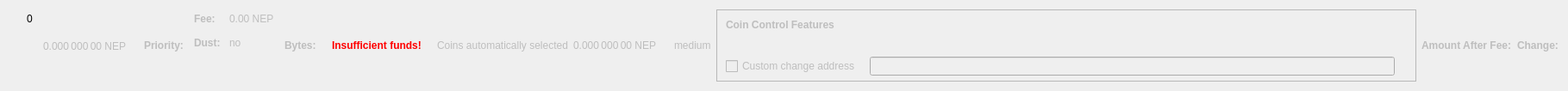
    <widget class="QWidget" name="dummyHideWidget" native="true">
     <property name="maximumSize">
      <size>
       <width>100</width>
       <height>22</height>
      </size>
     </property>
     <layout class="QHBoxLayout" name="dummyHideLayout">
      <item>
       <layout class="QFormLayout" name="formLayoutCoinControl1">
        <property name="horizontalSpacing">
         <number>10</number>
        </property>
        <property name="verticalSpacing">
         <number>14</number>
        </property>
        <property name="leftMargin">
         <number>10</number>
        </property>
        <property name="topMargin">
         <number>4</number>
        </property>
        <property name="rightMargin">
         <number>6</number>
        </property>
        <item row="0" column="1">
         <widget class="QLabel" name="labelCoinControlBytes">
          <property name="cursor">
           <cursorShape>IBeamCursor</cursorShape>
          </property>
          <property name="contextMenuPolicy">
           <enum>Qt::ActionsContextMenu</enum>
          </property>
          <property name="text">
           <string notr="true">0</string>
          </property>
          <property name="textInteractionFlags">
           <set>Qt::LinksAccessibleByMouse|Qt::TextSelectableByKeyboard|Qt::TextSelectableByMouse</set>
          </property>
         </widget>
        </item>
       </layout>
      </item>
      <item>
       <widget class="QLabel" name="labelCoinControlAfterFee">
        <property name="enabled">
         <bool>false</bool>
        </property>
        <property name="sizePolicy">
         <sizepolicy hsizetype="Fixed" vsizetype="Fixed">
          <horstretch>0</horstretch>
          <verstretch>0</verstretch>
         </sizepolicy>
        </property>
        <property name="minimumSize">
         <size>
          <width>111</width>
          <height>12</height>
         </size>
        </property>
        <property name="maximumSize">
         <size>
          <width>111</width>
          <height>12</height>
         </size>
        </property>
        <property name="cursor">
         <cursorShape>IBeamCursor</cursorShape>
        </property>
        <property name="contextMenuPolicy">
         <enum>Qt::ActionsContextMenu</enum>
        </property>
        <property name="text">
         <string notr="true">0.000 000 00 NEP</string>
        </property>
        <property name="textInteractionFlags">
         <set>Qt::LinksAccessibleByMouse|Qt::TextSelectableByKeyboard|Qt::TextSelectableByMouse</set>
        </property>
       </widget>
      </item>
      <item>
       <widget class="QLabel" name="labelCoinControlPriorityText">
        <property name="enabled">
         <bool>false</bool>
        </property>
        <property name="font">
         <font>
          <weight>75</weight>
          <bold>true</bold>
         </font>
        </property>
        <property name="text">
         <string>Priority:</string>
        </property>
       </widget>
      </item>
      <item>
       <layout class="QHBoxLayout" name="horizontalLayout"/>
      </item>
      <item>
       <layout class="QFormLayout" name="formLayoutCoinControl3">
        <property name="horizontalSpacing">
         <number>10</number>
        </property>
        <property name="verticalSpacing">
         <number>14</number>
        </property>
        <property name="leftMargin">
         <number>6</number>
        </property>
        <property name="topMargin">
         <number>4</number>
        </property>
        <property name="rightMargin">
         <number>6</number>
        </property>
        <item row="0" column="0">
         <widget class="QLabel" name="labelCoinControlFeeText">
          <property name="enabled">
           <bool>false</bool>
          </property>
          <property name="font">
           <font>
            <weight>75</weight>
            <bold>true</bold>
           </font>
          </property>
          <property name="text">
           <string>Fee:</string>
          </property>
          <property name="margin">
           <number>0</number>
          </property>
         </widget>
        </item>
        <item row="0" column="1">
         <widget class="QLabel" name="labelCoinControlFee">
          <property name="enabled">
           <bool>false</bool>
          </property>
          <property name="cursor">
           <cursorShape>IBeamCursor</cursorShape>
          </property>
          <property name="contextMenuPolicy">
           <enum>Qt::ActionsContextMenu</enum>
          </property>
          <property name="text">
           <string notr="true">0.00 NEP</string>
          </property>
          <property name="textInteractionFlags">
           <set>Qt::LinksAccessibleByMouse|Qt::TextSelectableByKeyboard|Qt::TextSelectableByMouse</set>
          </property>
         </widget>
        </item>
        <item row="1" column="0">
         <widget class="QLabel" name="labelCoinControlLowOutputText">
          <property name="enabled">
           <bool>false</bool>
          </property>
          <property name="font">
           <font>
            <weight>75</weight>
            <bold>true</bold>
           </font>
          </property>
          <property name="text">
           <string>Dust:</string>
          </property>
         </widget>
        </item>
        <item row="1" column="1">
         <widget class="QLabel" name="labelCoinControlLowOutput">
          <property name="enabled">
           <bool>false</bool>
          </property>
          <property name="cursor">
           <cursorShape>IBeamCursor</cursorShape>
          </property>
          <property name="contextMenuPolicy">
           <enum>Qt::ActionsContextMenu</enum>
          </property>
          <property name="text">
           <string>no</string>
          </property>
          <property name="textInteractionFlags">
           <set>Qt::LinksAccessibleByMouse|Qt::TextSelectableByKeyboard|Qt::TextSelectableByMouse</set>
          </property>
         </widget>
        </item>
       </layout>
      </item>
      <item>
       <widget class="QLabel" name="labelCoinControlBytesText">
        <property name="enabled">
         <bool>false</bool>
        </property>
        <property name="font">
         <font>
          <weight>75</weight>
          <bold>true</bold>
         </font>
        </property>
        <property name="text">
         <string>Bytes:</string>
        </property>
       </widget>
      </item>
      <item>
       <layout class="QFormLayout" name="formLayoutCoinControl2">
        <property name="horizontalSpacing">
         <number>10</number>
        </property>
        <property name="verticalSpacing">
         <number>14</number>
        </property>
        <property name="leftMargin">
         <number>6</number>
        </property>
        <property name="topMargin">
         <number>4</number>
        </property>
        <property name="rightMargin">
         <number>6</number>
        </property>
       </layout>
      </item>
      <item>
       <layout class="QHBoxLayout" name="horizontalLayoutCoinControl2">
        <property name="spacing">
         <number>8</number>
        </property>
        <property name="bottomMargin">
         <number>10</number>
        </property>
       </layout>
      </item>
      <item>
       <widget class="QLabel" name="labelCoinControlInsuffFunds">
        <property name="enabled">
         <bool>false</bool>
        </property>
        <property name="minimumSize">
         <size>
          <width>0</width>
          <height>0</height>
         </size>
        </property>
        <property name="font">
         <font>
          <weight>75</weight>
          <bold>true</bold>
         </font>
        </property>
        <property name="styleSheet">
         <string notr="true">color:red;font-weight:bold;</string>
        </property>
        <property name="text">
         <string>Insufficient funds!</string>
        </property>
        <property name="margin">
         <number>5</number>
        </property>
       </widget>
      </item>
      <item>
       <layout class="QFormLayout" name="formLayoutCoinControl4">
        <property name="horizontalSpacing">
         <number>10</number>
        </property>
        <property name="verticalSpacing">
         <number>14</number>
        </property>
        <property name="leftMargin">
         <number>6</number>
        </property>
        <property name="topMargin">
         <number>4</number>
        </property>
        <property name="rightMargin">
         <number>6</number>
        </property>
       </layout>
      </item>
      <item>
       <widget class="QLabel" name="labelCoinControlAutomaticallySelected">
        <property name="enabled">
         <bool>false</bool>
        </property>
        <property name="sizePolicy">
         <sizepolicy hsizetype="Fixed" vsizetype="Fixed">
          <horstretch>0</horstretch>
          <verstretch>0</verstretch>
         </sizepolicy>
        </property>
        <property name="minimumSize">
         <size>
          <width>0</width>
          <height>0</height>
         </size>
        </property>
        <property name="maximumSize">
         <size>
          <width>240</width>
          <height>16777215</height>
         </size>
        </property>
        <property name="text">
         <string>Coins automatically selected</string>
        </property>
        <property name="margin">
         <number>5</number>
        </property>
       </widget>
      </item>
      <item>
       <widget class="QLabel" name="labelCoinControlChange">
        <property name="enabled">
         <bool>false</bool>
        </property>
        <property name="sizePolicy">
         <sizepolicy hsizetype="Fixed" vsizetype="Fixed">
          <horstretch>0</horstretch>
          <verstretch>0</verstretch>
         </sizepolicy>
        </property>
        <property name="minimumSize">
         <size>
          <width>111</width>
          <height>0</height>
         </size>
        </property>
        <property name="maximumSize">
         <size>
          <width>111</width>
          <height>16777215</height>
         </size>
        </property>
        <property name="cursor">
         <cursorShape>IBeamCursor</cursorShape>
        </property>
        <property name="contextMenuPolicy">
         <enum>Qt::ActionsContextMenu</enum>
        </property>
        <property name="text">
         <string notr="true">0.000 000 00 NEP</string>
        </property>
        <property name="textInteractionFlags">
         <set>Qt::LinksAccessibleByMouse|Qt::TextSelectableByKeyboard|Qt::TextSelectableByMouse</set>
        </property>
       </widget>
      </item>
      <item>
       <widget class="QLabel" name="labelCoinControlPriority">
        <property name="enabled">
         <bool>false</bool>
        </property>
        <property name="cursor">
         <cursorShape>IBeamCursor</cursorShape>
        </property>
        <property name="contextMenuPolicy">
         <enum>Qt::ActionsContextMenu</enum>
        </property>
        <property name="text">
         <string>medium</string>
        </property>
        <property name="textInteractionFlags">
         <set>Qt::LinksAccessibleByMouse|Qt::TextSelectableByKeyboard|Qt::TextSelectableByMouse</set>
        </property>
       </widget>
      </item>
      <item>
       <widget class="QFrame" name="frameCoinControl">
        <property name="sizePolicy">
         <sizepolicy hsizetype="Expanding" vsizetype="Expanding">
          <horstretch>0</horstretch>
          <verstretch>0</verstretch>
         </sizepolicy>
        </property>
        <property name="maximumSize">
         <size>
          <width>16777215</width>
          <height>16777215</height>
         </size>
        </property>
        <property name="frameShape">
         <enum>QFrame::StyledPanel</enum>
        </property>
        <property name="frameShadow">
         <enum>QFrame::Sunken</enum>
        </property>
        <layout class="QVBoxLayout" name="verticalLayoutCoinControl2_2">
         <property name="spacing">
          <number>0</number>
         </property>
         <property name="leftMargin">
          <number>0</number>
         </property>
         <property name="topMargin">
          <number>0</number>
         </property>
         <property name="rightMargin">
          <number>0</number>
         </property>
         <property name="bottomMargin">
          <number>6</number>
         </property>
         <item>
          <layout class="QVBoxLayout" name="verticalLayoutCoinControl" stretch="0,0,0,1">
           <property name="spacing">
            <number>0</number>
           </property>
           <property name="leftMargin">
            <number>10</number>
           </property>
           <property name="topMargin">
            <number>10</number>
           </property>
           <item>
            <layout class="QHBoxLayout" name="horizontalLayoutCoinControl1">
             <property name="bottomMargin">
              <number>15</number>
             </property>
             <item>
              <widget class="QLabel" name="labelCoinControlFeatures">
               <property name="enabled">
                <bool>false</bool>
               </property>
               <property name="sizePolicy">
                <sizepolicy hsizetype="Preferred" vsizetype="Maximum">
                 <horstretch>0</horstretch>
                 <verstretch>0</verstretch>
                </sizepolicy>
               </property>
               <property name="font">
                <font>
                 <weight>75</weight>
                 <bold>true</bold>
                </font>
               </property>
               <property name="styleSheet">
                <string notr="true">font-weight:bold;</string>
               </property>
               <property name="text">
                <string>Coin Control Features</string>
               </property>
              </widget>
             </item>
            </layout>
           </item>
           <item>
            <widget class="QWidget" name="widgetCoinControl" native="true">
             <property name="sizePolicy">
              <sizepolicy hsizetype="Preferred" vsizetype="Preferred">
               <horstretch>0</horstretch>
               <verstretch>0</verstretch>
              </sizepolicy>
             </property>
             <property name="minimumSize">
              <size>
               <width>0</width>
               <height>0</height>
              </size>
             </property>
             <property name="styleSheet">
              <string notr="true"/>
             </property>
             <layout class="QHBoxLayout" name="horizontalLayoutCoinControl5_2">
              <property name="leftMargin">
               <number>0</number>
              </property>
              <property name="topMargin">
               <number>0</number>
              </property>
              <property name="rightMargin">
               <number>0</number>
              </property>
              <property name="bottomMargin">
               <number>0</number>
              </property>
              <item>
               <layout class="QHBoxLayout" name="horizontalLayoutCoinControl3">
                <property name="spacing">
                 <number>20</number>
                </property>
                <property name="topMargin">
                 <number>0</number>
                </property>
                <property name="bottomMargin">
                 <number>10</number>
                </property>
               </layout>
              </item>
             </layout>
            </widget>
           </item>
           <item>
            <layout class="QHBoxLayout" name="horizontalLayoutCoinControl4" stretch="0,0,0">
             <property name="spacing">
              <number>12</number>
             </property>
             <property name="sizeConstraint">
              <enum>QLayout::SetDefaultConstraint</enum>
             </property>
             <property name="topMargin">
              <number>5</number>
             </property>
             <property name="rightMargin">
              <number>5</number>
             </property>
             <item>
              <widget class="QCheckBox" name="checkBoxCoinControlChange">
               <property name="enabled">
                <bool>false</bool>
               </property>
               <property name="toolTip">
                <string>If this is activated, but the change address is empty or invalid, change will be sent to a newly generated address.</string>
               </property>
               <property name="text">
                <string>Custom change address</string>
               </property>
              </widget>
             </item>
             <item>
              <widget class="QValidatedLineEdit" name="lineEditCoinControlChange">
               <property name="enabled">
                <bool>false</bool>
               </property>
               <property name="sizePolicy">
                <sizepolicy hsizetype="Expanding" vsizetype="Fixed">
                 <horstretch>0</horstretch>
                 <verstretch>0</verstretch>
                </sizepolicy>
               </property>
              </widget>
             </item>
             <item>
              <widget class="QLabel" name="labelCoinControlChangeLabel_2">
               <property name="sizePolicy">
                <sizepolicy hsizetype="Preferred" vsizetype="Expanding">
                 <horstretch>0</horstretch>
                 <verstretch>0</verstretch>
                </sizepolicy>
               </property>
               <property name="minimumSize">
                <size>
                 <width>0</width>
                 <height>0</height>
                </size>
               </property>
               <property name="text">
                <string/>
               </property>
               <property name="margin">
                <number>3</number>
               </property>
              </widget>
             </item>
            </layout>
           </item>
           <item>
            <spacer name="verticalSpacerCoinControl">
             <property name="orientation">
              <enum>Qt::Vertical</enum>
             </property>
             <property name="sizeHint" stdset="0">
              <size>
               <width>800</width>
               <height>1</height>
              </size>
             </property>
            </spacer>
           </item>
          </layout>
         </item>
        </layout>
       </widget>
      </item>
      <item>
       <widget class="QLabel" name="labelCoinControlAfterFeeText">
        <property name="enabled">
         <bool>false</bool>
        </property>
        <property name="minimumSize">
         <size>
          <width>0</width>
          <height>0</height>
         </size>
        </property>
        <property name="maximumSize">
         <size>
          <width>16777215</width>
          <height>16777215</height>
         </size>
        </property>
        <property name="font">
         <font>
          <weight>75</weight>
          <bold>true</bold>
         </font>
        </property>
        <property name="text">
         <string>Amount After Fee:</string>
        </property>
        <property name="alignment">
         <set>Qt::AlignLeading|Qt::AlignLeft|Qt::AlignVCenter</set>
        </property>
        <property name="margin">
         <number>0</number>
        </property>
       </widget>
      </item>
      <item>
       <widget class="QLabel" name="labelCoinControlChangeText">
        <property name="enabled">
         <bool>false</bool>
        </property>
        <property name="sizePolicy">
         <sizepolicy hsizetype="Preferred" vsizetype="Preferred">
          <horstretch>0</horstretch>
          <verstretch>0</verstretch>
         </sizepolicy>
        </property>
        <property name="minimumSize">
         <size>
          <width>0</width>
          <height>0</height>
         </size>
        </property>
        <property name="maximumSize">
         <size>
          <width>16777215</width>
          <height>16777215</height>
         </size>
        </property>
        <property name="font">
         <font>
          <weight>75</weight>
          <bold>true</bold>
         </font>
        </property>
        <property name="text">
         <string>Change:</string>
        </property>
        <property name="alignment">
         <set>Qt::AlignLeading|Qt::AlignLeft|Qt::AlignVCenter</set>
        </property>
       </widget>
      </item>
     </layout>
    </widget>
